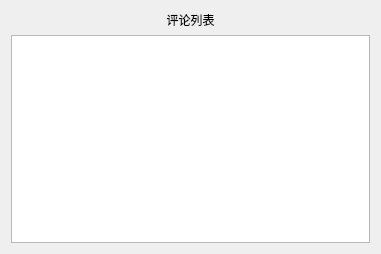
<?xml version="1.0" encoding="UTF-8"?>
<ui version="4.0">
 <class>showComments</class>
 <widget class="QDialog" name="showComments">
  <property name="geometry">
   <rect>
    <x>0</x>
    <y>0</y>
    <width>381</width>
    <height>254</height>
   </rect>
  </property>
  <property name="windowTitle">
   <string>Dialog</string>
  </property>
  <layout class="QVBoxLayout" name="verticalLayout">
   <item>
    <widget class="QLabel" name="label">
     <property name="text">
      <string>评论列表</string>
     </property>
     <property name="alignment">
      <set>Qt::AlignCenter</set>
     </property>
    </widget>
   </item>
   <item>
    <widget class="QTableView" name="table_comment"/>
   </item>
  </layout>
 </widget>
 <resources/>
 <connections/>
</ui>
